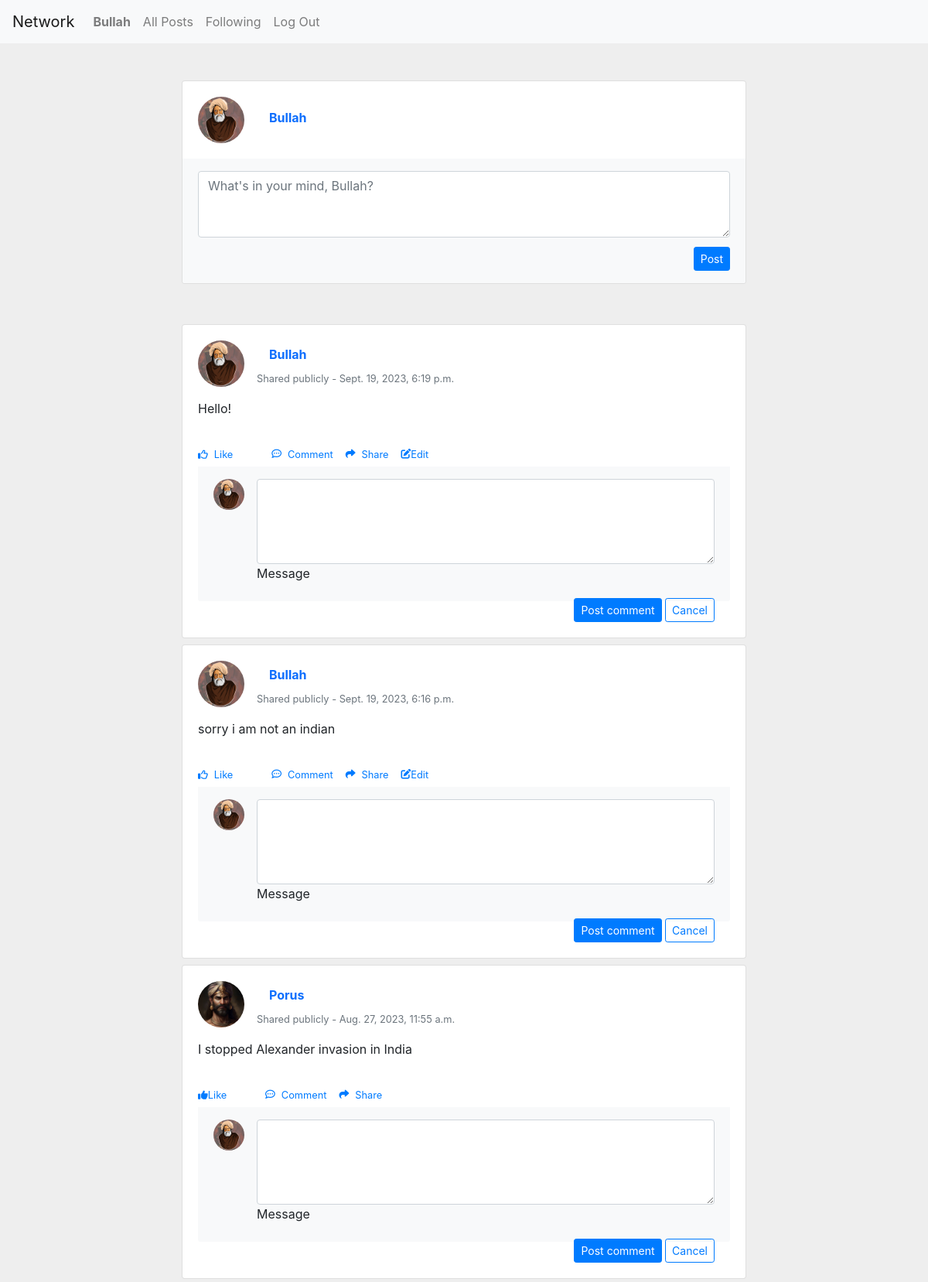
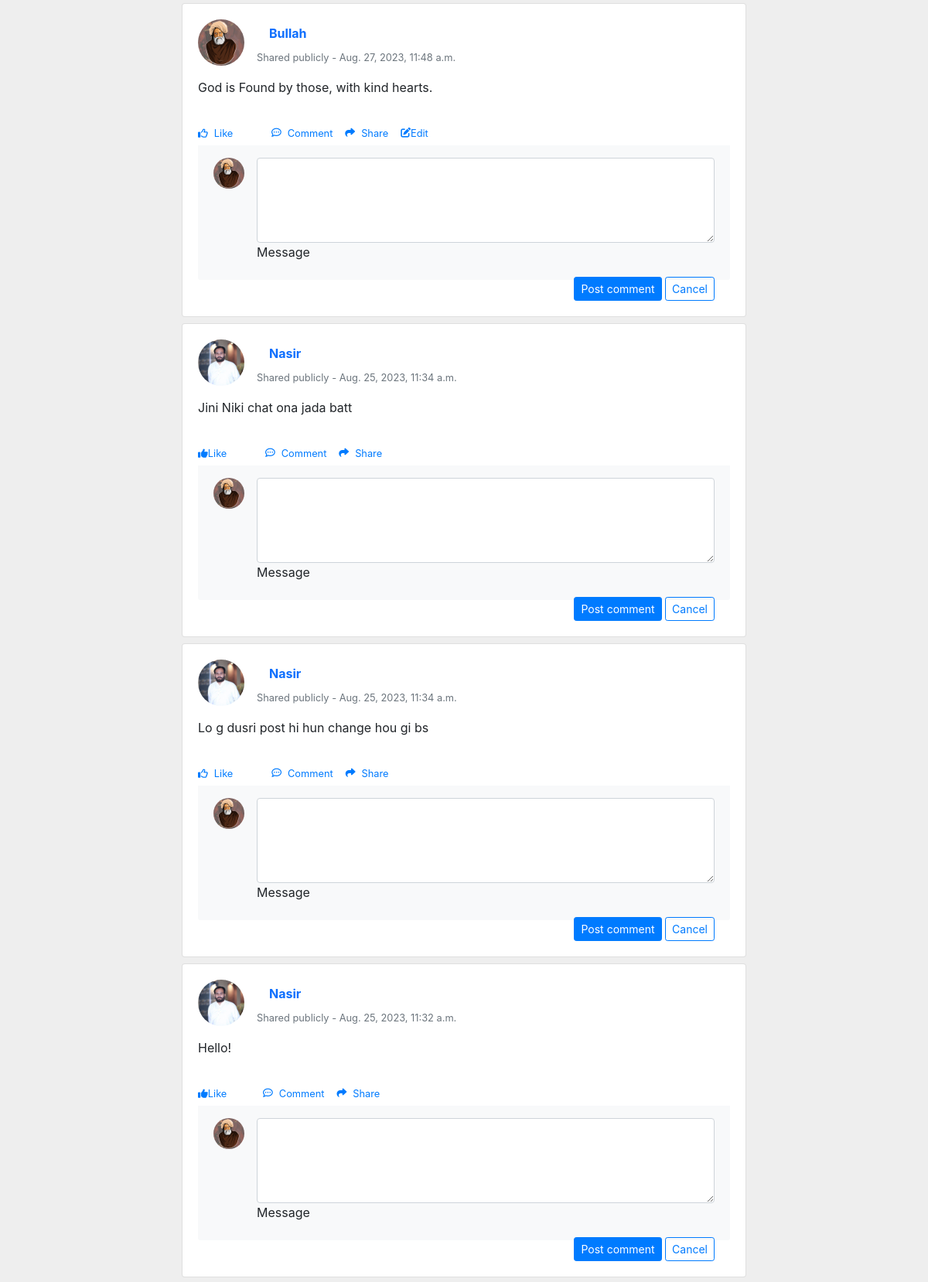
/ (signed in, upper part), run on the app's committed database (2 pictures, top to bottom).
### network/models.py (models this page shows, shortened)
class User(AbstractUser):
    picture = models.ImageField(upload_to='network/files/profile_pictures/', blank=True, null=True)

class Post(models.Model):
    user = models.ForeignKey(User, on_delete=models.CASCADE, related_name="Creater")
    text = models.TextField()
    created_at = models.DateTimeField(auto_now_add=True)

### network/views.py (the view)
# urls.py: path("", views.index, name="index"),
def index(request):
    if request.method == "POST":
        user_id = request.POST["user_id"]
        post_text = request.POST["post_text"]
        user = User.objects.get(pk = user_id)
        new_post = Post(
                user = user,
                text = post_text
            )
        new_post.save()
        posts = Post.objects.annotate(num_likes=models.Count('post_liked')).order_by('-created_at').all()
        paginator = Paginator(posts, 10)  # Show 10 contacts per page.
        page_number = request.GET.get("page")
        page_obj = paginator.get_page(page_number)
        like_list = []
        likes = Like.objects.all()
        try:
            for like in likes:
                if like.Liker.id == request.user.id:
                    like_list.append(like.Post_Liked.id)
        except:
            like_list = []
        return render(request, "network/index.html", {'posts' : posts, "page_obj": page_obj, "like_list": like_list})
    else:
        posts = Post.objects.annotate(num_likes=models.Count('post_liked')).order_by('-created_at').all()
        paginator = Paginator(posts, 10)  # Show 2 contacts per page.
        page_number = request.GET.get("page")
        page_obj = paginator.get_page(page_number)
        like_list = []
        likes = Like.objects.all()
        try:
            for like in likes:
                if like.Liker.id == request.user.id:
                    like_list.append(like.Post_Liked.id)
        except:
            like_list = []
        return render(request, "network/index.html", {'posts' : posts, "page_obj": page_obj, "like_list": like_list})

### network/templates/network/index.html (shortened to what this page needs)
{% extends "network/layout.html" %}
{% block body %}
{% if user.is_authenticated %}
    <section style="background-color: #eee;">
        <div class="container py-5">
          <div class="row d-flex justify-content-center">
            <div class="col-md-12 col-lg-10 col-xl-8">
              <div class="card">
                <div class="card-body">
                  <form action="{% url 'index' %}" method="post">
                  <div class="d-flex flex-start align-items-center">
                    {% if request.user.picture %}
                    <img class="rounded-circle shadow-1-strong me-3"
                    src= "{{ request.user.picture.url }}" alt="avatar" width="60"
                    height="60" />
                    {% endif %}
                    <div>
                      <h6 class="fw-bold text-primary mb-1">
                        <a class="nav-link" href="{% url 'profile' request.user.id %}">
                        {{user}}
                        </a>
                      </h6>
                    </div>
                  </div>
                </div>
                <div class="card-footer py-3 border-0" style="background-color: #f8f9fa;">
                  <div class="d-flex flex-start w-100">
                    <div class="form-outline w-100">
                      <textarea name = "post_text" placeholder="What's in your mind, {{user}}?" class="form-control" id="textAreaExample" rows="3"
                        style="background: #fff;"></textarea>
                    </div>
                  </div>
                  <div class="float-end mt-2 pt-1">
                    <button type="submit" class="btn btn-primary btn-sm">
                      Post
                    </button>
                  </div>
                </div>
              </div>
            </div>
          </div>
        </div>
      </section>
      {% endif %}
      {% for post in page_obj %}
      <section id = "post_id" style="background-color: #eee;" data-post-id = "{{post.id}}">
        <div class="container py-1">
          <div class="row d-flex justify-content-center">
            <div class="col-md-12 col-lg-10 col-xl-8">
              <div class="card">
                <div class="card-body">
                  <div class="d-flex flex-start align-items-center">
                    <img class="rounded-circle shadow-1-strong me-3"
                      src="{{post.user.picture}}" alt="avatar" width="60"
                      height="60" />
                    <div>
                      <h6 class="fw-bold text-primary mb-1">
                        <a class="nav-link" href="{% url 'profile' post.user.id%}">
                        {{post.user}}
                      </a>
                      </h6>
                      <p class="text-muted small mb-0">
                        Shared publicly - {{post.created_at}}
                      </p>
                    </div>
                  </div>
                  <div id = "pst{{post.id}}">
                    <p class="mt-3 mb-4 pb-2" id = "psttxt{{post.id}}" >
                      {{post.text}}
                    </p>
                  </div>
                  <div id = "opr{{post.id}}">
                  <div class="small d-flex justify-content-start" >
                    {% if post.id in like_list %}
                    <a href="#!" class="d-flex align-items-center me-3" id = "like-button" like-post-id = "{{post.id}}" like-post-user = {{request.user.id}} like-num = "{{ post.num_likes }}">
                      <div id = "icon{{post.id}}"><i class="fas fa-thumbs-up"></i></div>
                      <p class="mb-0">Like</p>
                      <div id = like{{post.id}}>
                    </div>
                    </a>
                    {% else %}
                    <a href="#!" class="d-flex align-items-center me-3" id = "like-button" like-post-id = "{{post.id}}" like-post-user = {{request.user.id}} like-num = "{{ post.num_likes }}">
                      <div id = "icon{{post.id}}"><i class="far fa-thumbs-up me-2"></i></div>
                      <p class="mb-0">Like</p>
                      <div id = like{{post.id}}>
                    </div>
                    </a>
                    {% endif %}
                    <a href="#!" class="d-flex align-items-center me-3">
                      <i class="far fa-comment-dots me-2"></i>
                      <p class="mb-0">Comment</p>
                    </a>
                    <a href="#!" class="d-flex align-items-center me-3">
                      <i class="fas fa-share me-2"></i>
                      <p class="mb-0">Share</p>
                    </a>
                    {% if request.user == post.user %}
                    <a href="#!" class="d-flex align-items-center me-3" id = "edit-button" data-post-id = "{{post.id}}">
                      <i class="fa-solid fa-pen-to-square"></i>
                      <p class="mb-0">Edit</p>
                    </a>
                    {% endif %}
                  </div>
                </div>
                <div class="card-footer py-3 border-0" style="background-color: #f8f9fa;">
                  <div class="d-flex flex-start w-100">
                    {% if request.user.picture %}
                    <img class="rounded-circle shadow-1-strong me-3"
                      src="{{ request.user.picture.url }}" alt="avatar" width="40"
                      height="40" />
                      {% endif %}
                    <div class="form-outline w-100">
                      <textarea class="form-control" id="textAreaExample" rows="4"
                        style="background: #fff;"></textarea>
                      <label class="form-label" for="textAreaExample">Message</label>
                    </div>
                  </div>
                  <div class="float-end mt-2 pt-1">
                    <button type="button" class="btn btn-primary btn-sm">
                      Post comment
                    </button>
                    <button type="button" class="btn btn-outline-primary btn-sm">
                      Cancel
                    </button>
                  </div>
                </div>
              </div>
            </div>
          </div>
        </div>
      </section>
      {% endfor %}
{% endblock %}

### network/templates/network/layout.html (shortened to what this page needs)
{% load static %}
<!DOCTYPE html>
<html lang="en">
    <head>
        <link href="{% static 'network/styles.css' %}" rel="stylesheet">
        <link rel="stylesheet" href="https://stackpath.bootstrapcdn.com/bootstrap/4.4.1/css/bootstrap.min.css">
        <link href="https://cdn.jsdelivr.net/npm/bootstrap@5.0.2/dist/css/bootstrap.min.css" rel="stylesheet">
        <link rel="stylesheet" href="https://stackpath.bootstrapcdn.com/bootstrap/4.1.1/css/bootstrap.min.css">
    </head>
    <body>
        <nav class="navbar navbar-expand-lg navbar-light bg-light">
            <a class="navbar-brand" href="#">Network</a>
            <div>
              <ul class="navbar-nav mr-auto">
                {% if user.is_authenticated %}
                    <li class="nav-item">
                        <a class="nav-link" href="#"><strong>{{ user.username }}</strong></a>
                    </li>
                {% endif %}
                <li class="nav-item">
                  <a class="nav-link" href="{% url 'index' %}">All Posts</a>
                </li>
                {% if user.is_authenticated %}
                    <li class="nav-item">
                        <a class="nav-link" href="#">Following</a>
                    </li>
                    <li class="nav-item">
                        <a class="nav-link" href="{% url 'logout' %}">Log Out</a>
                    </li>
                {% endif %}
              </ul>
            </div>
          </nav>
        <div class="body">
            {% block body %}
            {% endblock %}
        </div>
    </body>
</html>

### network/static/network/styles.css (style rules this page uses)
body { margin-top:20px; background:#eee; }
.btn:not(:disabled):not(.disabled) { cursor: pointer; }

### data on the page
User: username "Bullah", user.picture (picture), post_text "What's in your mind, Bullah?"
Post: user.picture (picture), user "Bullah", created_at "Sept. 19, 2023, 6:19 p.m.", text "Hello!"
Post: user.picture (picture), user "Bullah", created_at "Sept. 19, 2023, 6:16 p.m.", text "sorry i am not an indian"
Post: user.picture (picture), user "Porus", created_at "Aug. 27, 2023, 11:55 a.m.", text "I stopped Alexander invasion in India"
Post: user.picture (picture), user "Bullah", created_at "Aug. 27, 2023, 11:48 a.m.", text "God is Found by those, with kind hearts."
Post: user.picture (picture), user "Nasir", created_at "Aug. 25, 2023, 11:34 a.m.", text "Jini Niki chat ona jada batt"
Post: user.picture (picture), user "Nasir", created_at "Aug. 25, 2023, 11:34 a.m.", text "Lo g dusri post hi hun change hou gi bs"
Post: user.picture (picture), user "Nasir", created_at "Aug. 25, 2023, 11:32 a.m.", text "Hello!"
